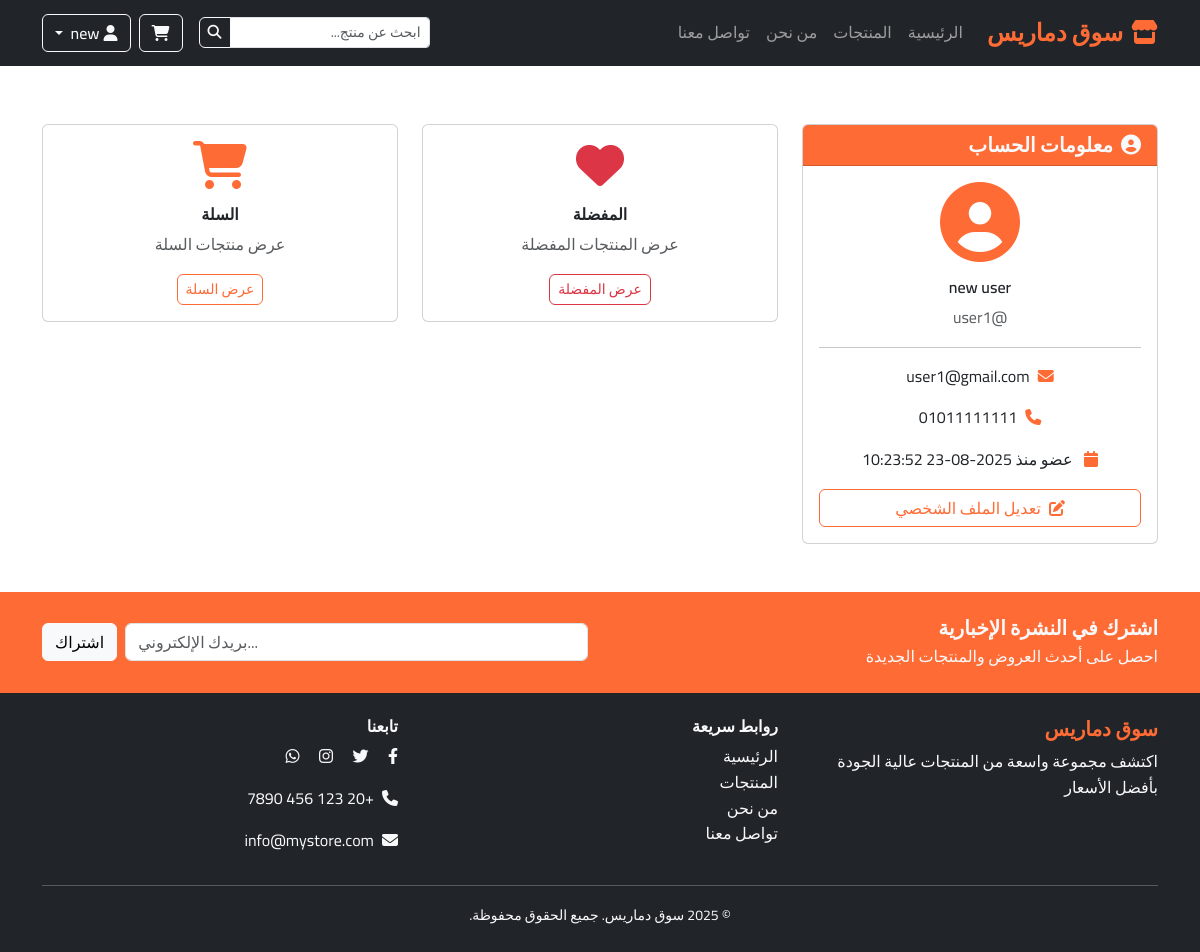
Page /profile (signed in) on the committed database.
### tables this page shows
CREATE TABLE users (
            id INTEGER PRIMARY KEY AUTOINCREMENT,
            username TEXT UNIQUE NOT NULL,
            email TEXT UNIQUE NOT NULL,
            password_hash TEXT NOT NULL,
            first_name TEXT,
            last_name TEXT,
            phone TEXT,
            created_at TIMESTAMP DEFAULT CURRENT_TIMESTAMP
        );

### routes.py (the view)
@app.route('/profile')
@login_required
def profile():
    orders = get_orders_for_user(current_user.id)
    return render_template('profile.html', orders=orders)

### app.py (called while the page is built)
@login_manager.user_loader
def load_user(user_id):
    user_data = get_user_by_id(int(user_id))
    if user_data:
        return User(user_data)
    return None

### database.py (called while the page is built, shortened)
def get_orders_for_user(user_id):
    conn = get_db_connection()
    orders = conn.execute('SELECT * FROM orders WHERE user_id = ? ORDER BY created_at DESC', (user_id,)).fetchall()
    result = []
    conn.close()
    return result

def get_db_connection():
    conn = sqlite3.connect(DATABASE_PATH)
    conn.row_factory = sqlite3.Row  # This allows us to access columns by name
    return conn

def get_user_by_id(user_id):
    conn = get_db_connection()
    user = conn.execute('SELECT * FROM users WHERE id = ?', (user_id,)).fetchone()
    conn.close()
    return user

### templates/profile.html (shortened to what this page needs)
{% extends "base.html" %}
{% block content %}
<section class="py-5">
    <div class="container">
        <div class="row">
            <div class="col-md-4">
                <div class="card">
                    <div class="card-header bg-orange text-light">
                        <h5 class="mb-0"><i class="fas fa-user-circle me-2"></i>معلومات الحساب</h5>
                    </div>
                    <div class="card-body text-center">
                        <i class="fas fa-user-circle fa-5x text-orange mb-3"></i>
                        <h6>{{ current_user.first_name or "" }} {{ current_user.last_name or "" }}</h6>
                        <p class="text-muted">@{{ current_user.username or "" }}</p>
                        <hr>
                        <p><i class="fas fa-envelope text-orange me-2"></i>{{ current_user.email or "" }}</p>
                        {% if current_user.phone %}
                            <p><i class="fas fa-phone text-orange me-2"></i>{{ current_user.phone }}</p>
                        {% endif %}
                        {% if current_user.created_at %}
                            <p>
                                <i class="fas fa-calendar text-orange me-2"></i>
                                عضو منذ
                                {% if current_user.created_at.strftime is defined %}
                                    {{ current_user.created_at.strftime('%Y/%m/%d') }}
                                {% else %}
                                    {{ current_user.created_at }}
                                {% endif %}
                            </p>
                        {% endif %}
                        <div class="d-grid mt-3">
                            <button class="btn btn-outline-orange" onclick="showNotification('قريباً ميزة تعديل الملف الشخصي', 'info')">
                                <i class="fas fa-edit me-2"></i>تعديل الملف الشخصي
                            </button>
                        </div>
                    </div>
                </div>
            </div>
            <div class="col-md-8">
                <div class="row mb-4">
                    <div class="col-md-6 mb-3">
                        <div class="card text-center">
                            <div class="card-body">
                                <i class="fas fa-heart fa-3x text-danger mb-3"></i>
                                <h6>المفضلة</h6>
                                <p class="text-muted">عرض المنتجات المفضلة</p>
                                <a href="{{ url_for('wishlist_page') }}" class="btn btn-outline-danger btn-sm">عرض المفضلة</a>
                            </div>
                        </div>
                    </div>
                    <div class="col-md-6 mb-3">
                        <div class="card text-center">
                            <div class="card-body">
                                <i class="fas fa-shopping-cart fa-3x text-orange mb-3"></i>
                                <h6>السلة</h6>
                                <p class="text-muted">عرض منتجات السلة</p>
                                <a href="{{ url_for('cart') }}" class="btn btn-outline-orange btn-sm">عرض السلة</a>
                            </div>
                        </div>
                    </div>
                </div>
            </div>
        </div>
    </div>
</section>
{% endblock %}

### static/css/style.css (style rules this page uses)
:root { --orange-color: #ff6b35; --orange-hover: #e55a2e; --dark-bg: #343a40; --light-bg: #f8f9fa; }
body { font-family: 'Cairo', 'Segoe UI', Tahoma, Geneva, Verdana, sans-serif; line-height: 1.6; direction: rtl; text-align: right; padding-top: 76px; }
h1, h2, h3, h4, h5, h6 { font-weight: 600; }
.text-orange { color: var(--orange-color) !important; }
.bg-orange { background-color: var(--orange-color) !important; }
.btn-outline-orange { color: var(--orange-color); border-color: var(--orange-color); }
.btn { border-radius: 6px; font-weight: 500; transition: all 0.3s ease; }

### rows in the picture
users: first_name "new", last_name "user", username "user1", email "user1@gmail.com", phone "01011111111", created_at "2025-08-23 10:23:52"
